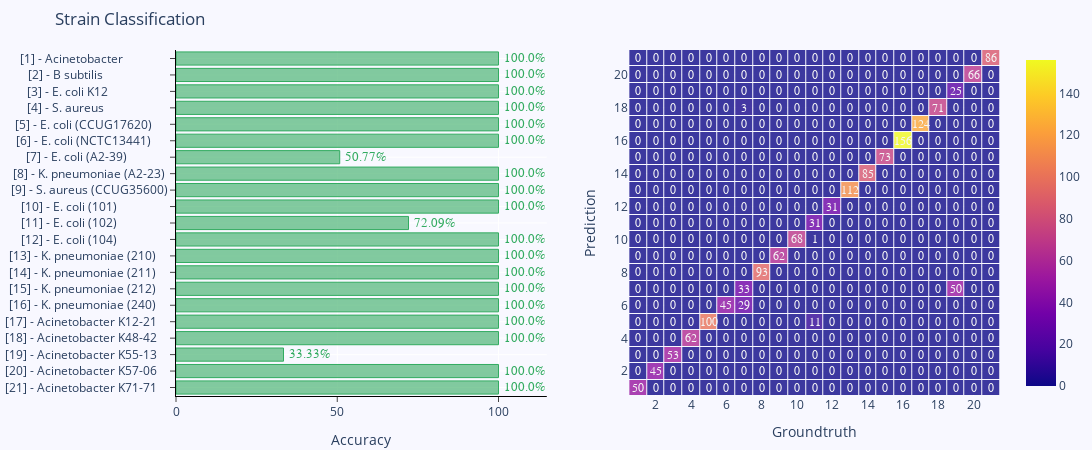

Notebook code for this chart:
### Code cell
import plotly.graph_objects as go
from plotly.subplots import make_subplots
import plotly.express as px
import numpy as np

y_saving = [1.0, 1.0, 1.0, 1.0, 1.0, 1.0, 0.5076923370361328, 1.0, 1.0, 1.0, 0.7209302186965942, 1.0, 1.0, 1.0, 1.0, 1.0, 1.0, 1.0, 0.3333333432674408, 1.0, 1.0][::-1]

for x,val in enumerate(y_saving):
    y_saving[x] = val*100
    


y_net_worth = y_saving


# x = ['Acinetobacter','B subtilis','E. coli K12','S. aureus','E. coli (CCUG17620)','E. coli (NCTC13441)','E. coli (A2-39)','K. pneumoniae (A2-23)','S. aureus (CCUG35600)','E. coli (101)','E. coli (102)','E. coli (104)','K. pneumoniae (210)','K. pneumoniae (211)','K. pneumoniae (212)','K. pneumoniae (240)','Acinetobacter K12-21','Acinetobacter K48-42','Acinetobacter K55-13','Acinetobacter K57-06','Acinetobacter K71-71'][::-1]

x = ['Acinetobacter               ',
    'B subtilis                       ',
    'E. coli K12                        ',
    'S. aureus                        ',
    'E. coli (CCUG17620)        ',
    'E. coli (NCTC13441)       ',
    'E. coli (A2-39)               ',
    'K. pneumoniae (A2-23)   ',
    'S. aureus (CCUG35600)',
    'E. coli (101)                 ',
    'E. coli (102)                 ',
    'E. coli (104)                 ',
    'K. pneumoniae (210)    ',
    'K. pneumoniae (211)    ',
    'K. pneumoniae (212)    ',
    'K. pneumoniae (240)    ',
    'Acinetobacter K12-21     ',
    'Acinetobacter K48-42     ',
    'Acinetobacter K55-13     ',
    'Acinetobacter K57-06     ',
    'Acinetobacter K71-71     '][::-1]




x_ = []

for idx, k in enumerate(x):
    x_.append(idx+1)
    x[idx] = f"[{21-idx}] - {k}"
    
    
    
# Creating two subplots
fig = make_subplots(rows=1, cols=2, specs=[[{}, {}]], shared_xaxes=True,
                    shared_yaxes=False, vertical_spacing=0)

fig.append_trace(go.Bar(
    x=y_saving,
    y=x,
    marker=dict(
        color='rgba(50, 171, 96, 0.6)',
        line=dict(
            color='rgba(50, 171, 96, 1.0)',
            width=1),
    ),
    name='Accuracy',
    orientation='h',
), 1, 1)

# fig.append_trace(go.Scatter(
#     x=y_net_worth, y=x,
#     mode='lines+markers',
#     line_color='rgb(128, 0, 128)',
#     name='Household net worth, Million USD/capita',
# ), 1, 2)


# set up figure 

fig.add_trace(go.Heatmap(x = x_, y= x_, z = z_,opacity=0.8, xgap = 1,ygap=1, coloraxis = "coloraxis", ),1,2)



# fig.append_trace(fig_,1,2)


fig.update_layout(
    title='Strain Classification',
    yaxis=dict(
        showgrid=True,
        showline=True,
        linecolor='black',
        linewidth=1, 
        showticklabels=True,ticks="outside"
    ),
#     yaxis2=dict(
#         showgrid=False,
#         showline=True,
#         showticklabels=False,
#         linecolor='rgba(102, 102, 102, 0.8)',
#         linewidth=2,
#         domain=[0, 0.85],
#     ),
    
    yaxis2=dict(dtick=2,
                title={'text': "Prediction"}
               ),
    xaxis=dict(  title={'text': "Accuracy"},
        zeroline=False,
        showline=True,linecolor='black',
        showticklabels=True,
        showgrid=True,ticks="outside"
    ),
    xaxis2=dict(dtick=2, 
            title={'text': "Groundtruth"}
           ),
#     xaxis2=dict(
#         zeroline=False,
#         showline=False,
#         showticklabels=True,
#         showgrid=True,
#         domain=[0.47, 1],
#         side='top',
#         dtick=25000,
#     ),
    legend=dict(x=0.029, y=1.038, font_size=10), 
    margin=dict(l=5, r=5, t=50, b=50),
    paper_bgcolor='rgb(248, 248, 255)',
    plot_bgcolor='rgb(248, 248, 255)',
)


annotations = []
for n, row in enumerate(z_):
    for m, val in enumerate(row):
        annotations.append(dict(text=str(z_[n][m]), x=x_[m], y=x_[n],
                                         xref='x2', yref='y2', showarrow=False, font=dict(family='Arial', size=12,
                                      color='rgb(245,245,245)')))


fig.update_layout(
    width = 1250,
    autosize=False
)



y_s = np.round(y_saving, decimals=2)
y_nw = np.rint(y_net_worth)

# Adding labels
for ydn, yd, xd in zip(y_nw, y_s, x):
    # labeling the scatter savings
#     annotations.append(dict(xref='x2', yref='y2',
#                             y=xd, x=ydn - 20000,
#                             text='{:,}'.format(ydn) + 'M',
#                             font=dict(family='Arial', size=12,
#                                       color='rgb(128, 0, 128)'),
#                             showarrow=False))
    # labeling the bar net worth
    annotations.append(dict(xref='x1', yref='y1',
                            y=xd, x=yd + 8,
                            text=str(yd) + '%',
                            font=dict(family='Arial', size=13,
                                      color='rgb(50, 171, 96)'),
                            showarrow=False))

fig.update_layout(annotations=annotations)

fig.show()
fig.write_image("fig1.pdf")
